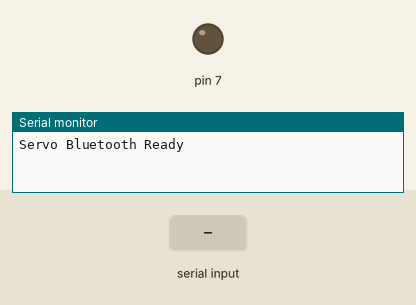
This sketch was run on a simulated Arduino Uno, built with avr-gcc and run on an emulated ATmega328P. On the bench: output pins drawn as LEDs (lit = HIGH), the last lines printed to the serial monitor. Inputs (shaded band) come from the test bench.

Above: at 1.2 s.
1.3 s: "F" received over the second serial link
At 1.7 s:
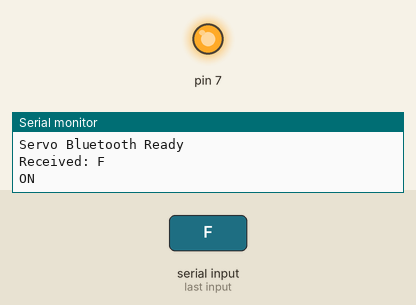
2.8 s: "B" received over the second serial link
At 4.0 s:
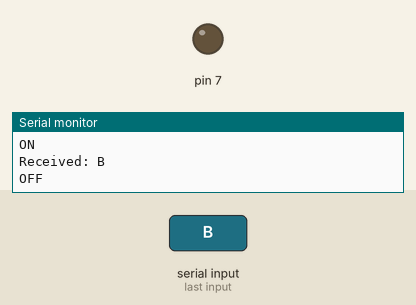
Timing chart, 0 to 5.8 s (numbered marks = the images above; inputs shaded):
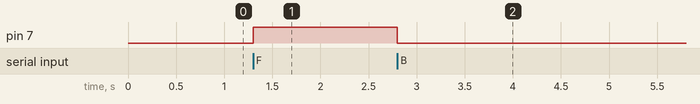

Measured:
- after the input at 1.3 s, pin 7: LOW → HIGH at once
- after the input at 2.8 s, pin 7: HIGH → LOW at once

The sketch:

BluetoothLed.ino
```cpp
#include <SoftwareSerial.h>

SoftwareSerial BT(10, 11); // RX, TX
char oldCom;

void setup() {
    Serial.begin(9600);
    BT.begin(9600);
    pinMode(7, OUTPUT);
    Serial.println("Servo Bluetooth Ready");
}

void loop() {
  if (BT.available()) {
    char command = BT.read();
    Serial.print("Received: ");
    Serial.println(command);

    if (oldCom == command){

    }
    else if (command == 'F') {
      digitalWrite(7, HIGH);
      Serial.println("ON");
    }
    else if (command == 'B') {
      digitalWrite(7, LOW);
      Serial.println("OFF");
    }
  oldCom = command;
  }
}
```
